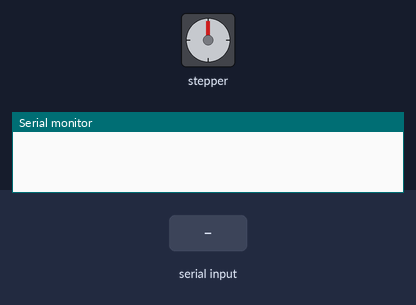
Bench run of a sketch on a simulated Arduino Uno, built with avr-gcc and run on an emulated ATmega328P. Parts: stepper motor, the last lines printed to the serial monitor. The test bench sets the inputs (shaded band). Stepper angles assume 400 steps per turn.

Above: at 1.2 s.
1.3 s: "P90\n" received over Serial
At 3.6 s:
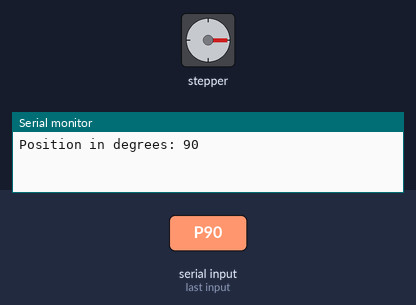
3.9 s: "M90\n" received over Serial
At 6.2 s:
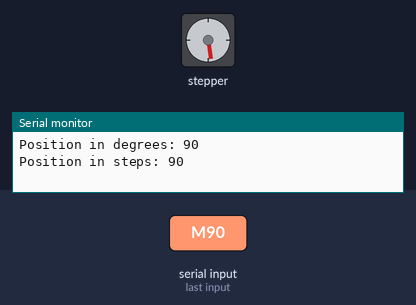
6.5 s: "P90\n" received over Serial
At 8.8 s:
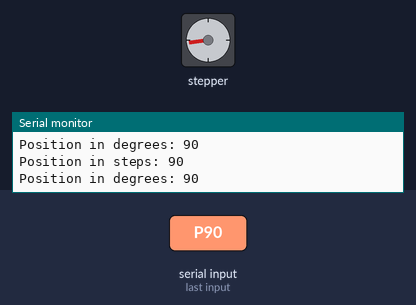
9.1 s: "M90\n" received over Serial
At 11.5 s:
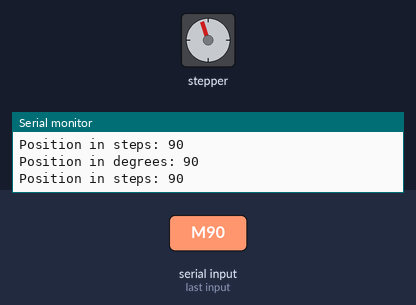
Timing chart, 0 to 12.7 s (numbered marks = the images above; inputs shaded):
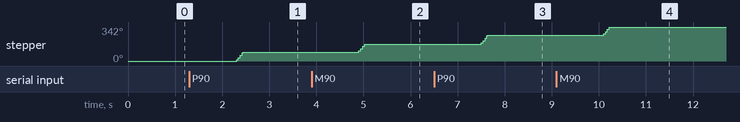

Measured:
- after the input at 1.3 s, stepper: turns 90° clockwise in 0.14 s, starting after 1.0 s
- after the input at 3.9 s, stepper: turns 81° clockwise in 0.12 s, starting after 1.0 s
- after the input at 6.5 s, stepper: turns 90° clockwise in 0.14 s, starting after 1.0 s
- after the input at 9.1 s, stepper: turns 81° clockwise in 0.12 s, starting after 1.0 s

The sketch:

8_StepperDriver_Library.ino
```cpp
/*
  Free open Arduino Course

  Github:
  https://github.com/ZGZMakerSpace/ArduinoCourse
  Documentation:
  https://zaragozamakerspace.com/index.php/courses/curso-basico-arduino/

  by Zaragoza Maker Space
*/
#include "BasicStepperDriver.h"

// Motor steps per revolution. Most steppers are 200 steps or 1.8 degrees/step
#define MOTOR_STEPS 200
#define RPM 100
#define MICROSTEPS 2

int STEP = 2;
int DIR = 3;

BasicStepperDriver stepper(MOTOR_STEPS, DIR, STEP);

char serialData;
void setup() {
  Serial.begin(9600);
  stepper.begin(RPM, MICROSTEPS);
  stepper.enable();
}

void loop() {
  if (Serial.available()){
    serialData = Serial.read();
    if ( serialData == 'P'){
      int degrees = Serial.readString().toInt();
      stepper.rotate(degrees);
      Serial.println("Position in degrees: "+ String(degrees) );
    }
    if ( serialData == 'M'){
      int nsteps = Serial.readString().toInt();
      stepper.move(nsteps);
      Serial.println("Position in steps: "+ String(nsteps) );
    }

  }

}
```
